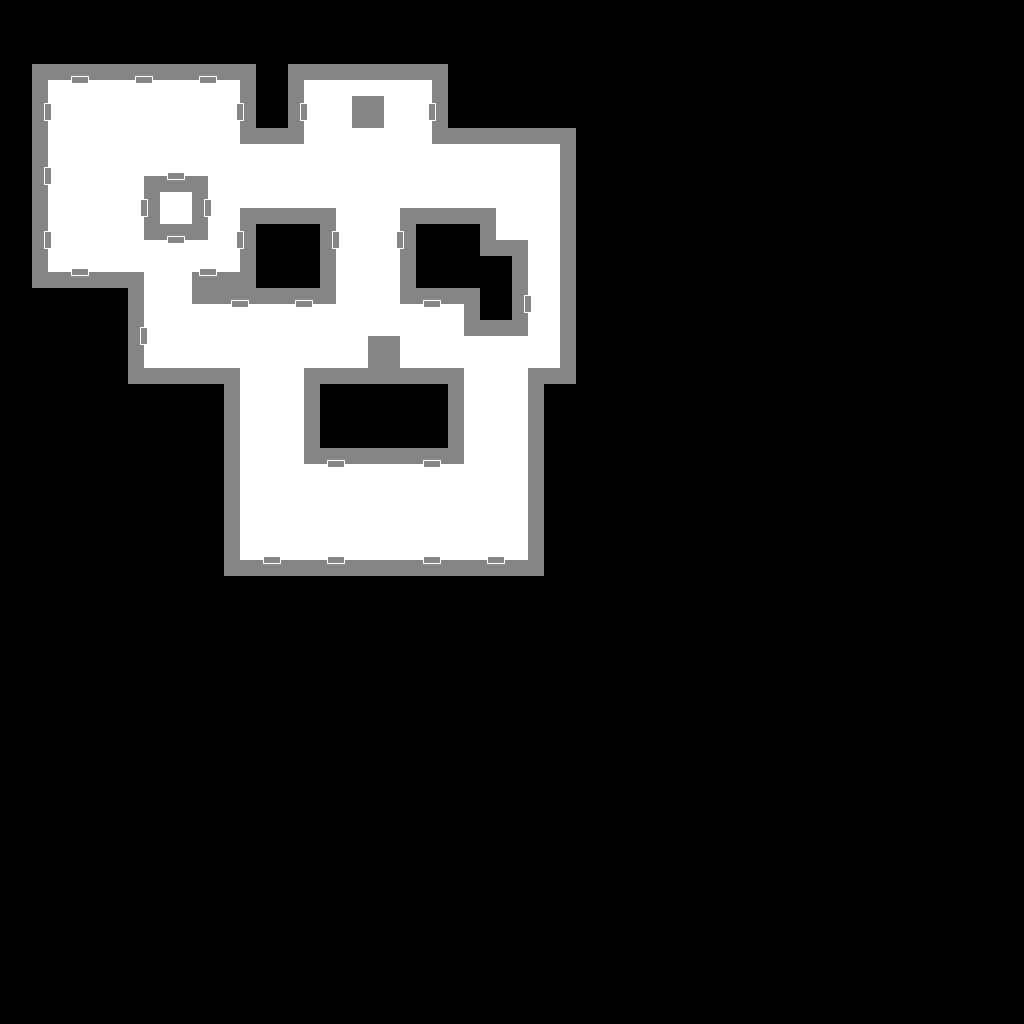

Rendered tile map (Tiled .tmx) drawn with the repository's tilesets; below, a short description and the full map source, tile grids included:
An orthogonal 32x32 tile map with 32x32 px tiles, 1 tile layer (Tile Layer 1) and 18 objects (9x monster_army, 6x light, 2x info_player_start, weapon_supershotgun).

<map version="1.0" tiledversion="2017.11.22" orientation="orthogonal" renderorder="right-down" width="32" height="32" tilewidth="32" tileheight="32" infinite="0" nextobjectid="44">
 <tileset firstgid="1" source="tileset.tsx" />
 <layer name="Tile Layer 1" width="32" height="32">
  <properties>
   <property name="test" value="Hello world" />
   <property name="x" value="128" />
  </properties>
  <data encoding="csv">
0,0,0,0,0,0,0,0,0,0,0,0,0,0,0,0,0,0,0,0,0,0,0,0,0,0,0,0,0,0,0,0,
0,0,0,0,0,0,0,0,0,0,0,0,0,0,0,0,0,0,0,0,0,0,0,0,0,0,0,0,0,0,0,0,
0,5,10,6,10,6,10,2147483653,0,5,6,6,6,2147483653,0,0,0,0,0,0,0,0,0,0,0,0,0,0,0,0,0,0,
0,1610612746,3,3,3,3,3,3758096394,0,1610612746,3,2,3,3758096394,0,0,0,0,0,0,0,0,0,0,0,0,0,0,0,0,0,0,
0,1610612742,3,3,3,3,3,2147483655,6,7,3,3,3,2147483655,6,6,6,2147483653,0,0,0,0,0,0,0,0,0,0,0,0,0,0,
0,1610612746,3,3,3221225479,1073741834,1073741831,3,3,3,3,3,3,3,3,3,3,3758096390,0,0,0,0,0,0,0,0,0,0,0,0,0,0,
0,1610612742,3,3,3758096394,3,1610612746,3221225479,1073741830,1073741830,1073741831,3,3221225479,1073741830,1073741830,1073741831,3,3758096390,0,0,0,0,0,0,0,0,0,0,0,0,0,0,
0,1610612746,3,3,2147483655,10,7,3758096394,0,0,1610612746,3,3758096394,0,0,1073741829,1073741831,3758096390,0,0,0,0,0,0,0,0,0,0,0,0,0,0,
0,1073741829,1073741834,1073741830,1073741831,3,1073741834,3221225477,0,0,1610612742,3,3758096390,0,0,0,1610612742,3758096390,0,0,0,0,0,0,0,0,0,0,0,0,0,0,
0,0,0,0,1610612742,3,6,10,6,10,7,3,2147483655,10,2147483653,0,1610612746,3758096390,0,0,0,0,0,0,0,0,0,0,0,0,0,0,
0,0,0,0,1610612746,3,3,3,3,3,3,3221225479,1073741831,3,2147483655,6,7,3758096390,0,0,0,0,0,0,0,0,0,0,0,0,0,0,
0,0,0,0,1073741829,1073741830,1073741830,1073741831,3,3221225479,1073741830,3221225477,1073741829,1073741830,1073741831,3,3221225479,3221225477,0,0,0,0,0,0,0,0,0,0,0,0,0,0,
0,0,0,0,0,0,0,1610612742,3,3758096390,0,0,0,0,1610612742,3,3758096390,0,0,0,0,0,0,0,0,0,0,0,0,0,0,0,
0,0,0,0,0,0,0,1610612742,3,3758096390,0,0,0,0,1610612742,3,3758096390,0,0,0,0,0,0,0,0,0,0,0,0,0,0,0,
0,0,0,0,0,0,0,1610612742,3,2147483655,10,6,6,10,7,3,3758096390,0,0,0,0,0,0,0,0,0,0,0,0,0,0,0,
0,0,0,0,0,0,0,1610612742,3,3,3,3,3,3,3,3,3758096390,0,0,0,0,0,0,0,0,0,0,0,0,0,0,0,
0,0,0,0,0,0,0,1610612742,3,3,3,3,3,3,3,3,3758096390,0,0,0,0,0,0,0,0,0,0,0,0,0,0,0,
0,0,0,0,0,0,0,1073741829,1073741834,1073741830,1073741834,1073741830,1073741830,1073741834,1073741830,1073741834,3221225477,0,0,0,0,0,0,0,0,0,0,0,0,0,0,0,
0,0,0,0,0,0,0,0,0,0,0,0,0,0,0,0,0,0,0,0,0,0,0,0,0,0,0,0,0,0,0,0,
0,0,0,0,0,0,0,0,0,0,0,0,0,0,0,0,0,0,0,0,0,0,0,0,0,0,0,0,0,0,0,0,
0,0,0,0,0,0,0,0,0,0,0,0,0,0,0,0,0,0,0,0,0,0,0,0,0,0,0,0,0,0,0,0,
0,0,0,0,0,0,0,0,0,0,0,0,0,0,0,0,0,0,0,0,0,0,0,0,0,0,0,0,0,0,0,0,
0,0,0,0,0,0,0,0,0,0,0,0,0,0,0,0,0,0,0,0,0,0,0,0,0,0,0,0,0,0,0,0,
0,0,0,0,0,0,0,0,0,0,0,0,0,0,0,0,0,0,0,0,0,0,0,0,0,0,0,0,0,0,0,0,
0,0,0,0,0,0,0,0,0,0,0,0,0,0,0,0,0,0,0,0,0,0,0,0,0,0,0,0,0,0,0,0,
0,0,0,0,0,0,0,0,0,0,0,0,0,0,0,0,0,0,0,0,0,0,0,0,0,0,0,0,0,0,0,0,
0,0,0,0,0,0,0,0,0,0,0,0,0,0,0,0,0,0,0,0,0,0,0,0,0,0,0,0,0,0,0,0,
0,0,0,0,0,0,0,0,0,0,0,0,0,0,0,0,0,0,0,0,0,0,0,0,0,0,0,0,0,0,0,0,
0,0,0,0,0,0,0,0,0,0,0,0,0,0,0,0,0,0,0,0,0,0,0,0,0,0,0,0,0,0,0,0,
0,0,0,0,0,0,0,0,0,0,0,0,0,0,0,0,0,0,0,0,0,0,0,0,0,0,0,0,0,0,0,0,
0,0,0,0,0,0,0,0,0,0,0,0,0,0,0,0,0,0,0,0,0,0,0,0,0,0,0,0,0,0,0,0,
0,0,0,0,0,0,0,0,0,0,0,0,0,0,0,0,0,0,0,0,0,0,0,0,0,0,0,0,0,0,0,0
</data>
 </layer>
 <objectgroup name="Object Layer 1">
  <object id="25" name="info_player_start" x="131.666" y="157">
   <properties>
    <property name="Z" type="float" value="24" />
   </properties>
   <point />
  </object>
  <object id="27" name="light" x="208.667" y="118.667">
   <properties>
    <property name="Z" type="float" value="32" />
    <property name="light" type="int" value="300" />
   </properties>
   <point />
  </object>
  <object id="28" name="light" x="88.6667" y="241.333">
   <properties>
    <property name="Z" type="float" value="32" />
    <property name="light" type="int" value="300" />
   </properties>
   <point />
  </object>
  <object id="29" name="light" x="92" y="120.667">
   <properties>
    <property name="Z" type="float" value="32" />
    <property name="light" type="int" value="300" />
   </properties>
   <point />
  </object>
  <object id="30" name="info_player_start" x="131.666" y="157">
   <properties>
    <property name="Z" type="float" value="24" />
   </properties>
   <point />
  </object>
  <object id="31" name="light" x="208.667" y="118.667">
   <properties>
    <property name="Z" type="float" value="32" />
    <property name="light" type="int" value="300" />
   </properties>
   <point />
  </object>
  <object id="32" name="light" x="88.6667" y="241.333">
   <properties>
    <property name="Z" type="float" value="32" />
    <property name="light" type="int" value="300" />
   </properties>
   <point />
  </object>
  <object id="33" name="light" x="92" y="120.667">
   <properties>
    <property name="Z" type="float" value="32" />
    <property name="light" type="int" value="300" />
   </properties>
   <point />
  </object>
  <object id="34" name="weapon_supershotgun" x="366.666" y="176">
   <properties>
    <property name="Z" type="float" value="0" />
   </properties>
   <point />
  </object>
  <object id="35" name="monster_army" x="328.666" y="115">
   <properties>
    <property name="Z" type="float" value="24" />
   </properties>
   <point />
  </object>
  <object id="36" name="monster_army" x="510.333" y="233.333">
   <properties>
    <property name="Z" type="float" value="24" />
   </properties>
   <point />
  </object>
  <object id="37" name="monster_army" x="426.999" y="339">
   <properties>
    <property name="Z" type="float" value="24" />
   </properties>
   <point />
  </object>
  <object id="38" name="monster_army" x="426.666" y="355.333">
   <properties>
    <property name="Z" type="float" value="24" />
   </properties>
   <point />
  </object>
  <object id="39" name="monster_army" x="536.666" y="236.333">
   <properties>
    <property name="Z" type="float" value="24" />
   </properties>
   <point />
  </object>
  <object id="40" name="monster_army" x="331.666" y="504.333">
   <properties>
    <property name="Z" type="float" value="24" />
   </properties>
   <point />
  </object>
  <object id="41" name="monster_army" x="428.666" y="503.333">
   <properties>
    <property name="Z" type="float" value="24" />
   </properties>
   <point />
  </object>
  <object id="42" name="monster_army" x="331.666" y="540.333">
   <properties>
    <property name="Z" type="float" value="24" />
   </properties>
   <point />
  </object>
  <object id="43" name="monster_army" x="430.666" y="536.333">
   <properties>
    <property name="Z" type="float" value="24" />
   </properties>
   <point />
  </object>
 </objectgroup>
</map>